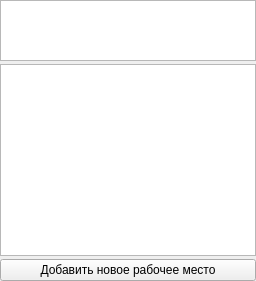
              <widget class="QWidget" name="tab_24">
               <attribute name="title">
                <string>Таблица</string>
               </attribute>
               <layout class="QVBoxLayout" name="verticalLayout_25">
                <property name="spacing">
                 <number>3</number>
                </property>
                <property name="leftMargin">
                 <number>0</number>
                </property>
                <property name="topMargin">
                 <number>0</number>
                </property>
                <property name="rightMargin">
                 <number>0</number>
                </property>
                <property name="bottomMargin">
                 <number>0</number>
                </property>
                <item>
                 <widget class="QTableWidget" name="tbl_rc_filtr">
                  <property name="maximumSize">
                   <size>
                    <width>16777215</width>
                    <height>61</height>
                   </size>
                  </property>
                 </widget>
                </item>
                <item>
                 <widget class="QTableWidget" name="tbl_rc"/>
                </item>
                <item>
                 <widget class="QPushButton" name="btn_add_rm">
                  <property name="text">
                   <string>Добавить новое рабочее место</string>
                  </property>
                 </widget>
                </item>
               </layout>
              </widget>
